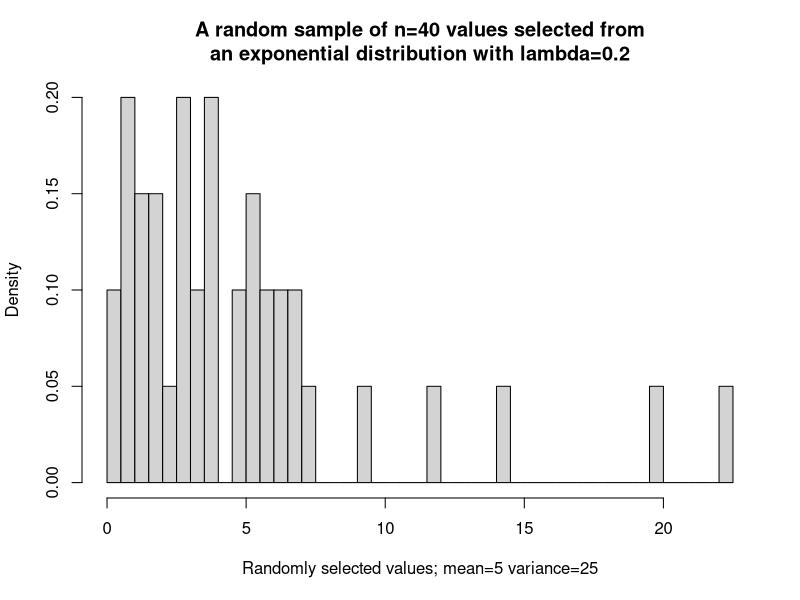

Recreate this plot in R. (Note: this script raises an error after producing the figure.)
## ---- chunk 1
set.seed(1)
lambda=0.2
n=40

exp.dist.mean=1/lambda
exp.dist.var=1/lambda^2

hist(rexp(n,lambda),
     breaks=50,
     freq=F,
     main=paste("A random sample of n=", n, 
                " values selected from\n",
                "an exponential distribution with lambda=",lambda, 
                sep=""),
     xlab=paste("Randomly selected values; mean=", exp.dist.mean, 
                " variance=", exp.dist.var, 
                sep=""))
## ---- chunk 2
sample.means.dist = NULL
for (i in 1:1000) sample.means.dist = c(sample.means.dist,mean(rexp(n,lambda)))

sample.means.dist.mean = round(mean(sample.means.dist),2)
sample.means.dist.var= round(var(sample.means.dist),2)

# For overlaying a normal distribution curve that estimates the 
# characteristics of the sample-means distribution.
estimated.sample.means.dist.mean = exp.dist.mean
estimated.sample.means.dist.var = exp.dist.var / n

library(ggplot2)
ggplot(data=NULL, aes(x=sample.means.dist)) + 
    geom_histogram(aes(y=..density..), 
                   fill="lightblue",
                   colour="black",
                   binwidth=0.1 ) +
    ggtitle("Sample-means distribution overlaid with estimated normal distribution") +
    xlab(paste("Sample means: mean=", sample.means.dist.mean,
               " variance=", sample.means.dist.var,
               "\nEstimated normal: mean=", estimated.sample.means.dist.mean,
               " variance=", estimated.sample.means.dist.var,
               sep="")) +
    stat_function(fun = dnorm, 
                  arg=list(mean=estimated.sample.means.dist.mean,
                           sd=sqrt(estimated.sample.means.dist.var))) 
